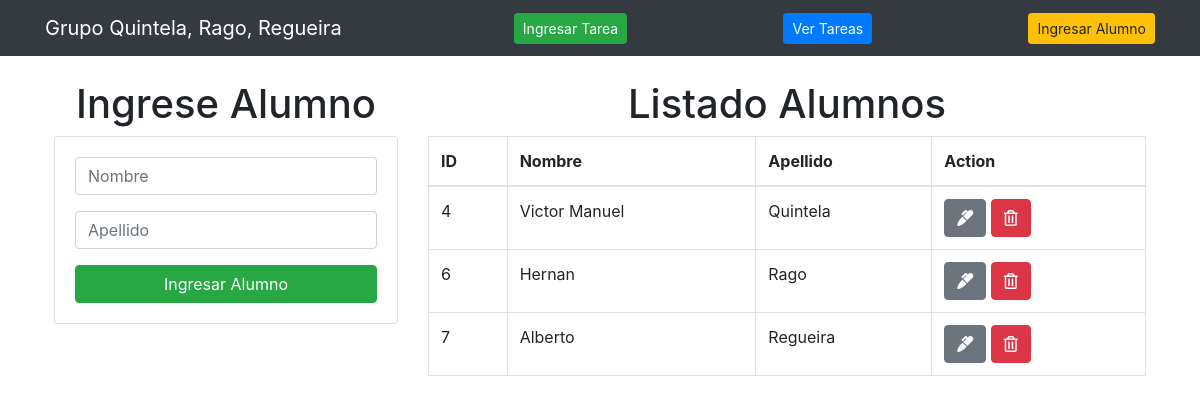
/alumnos.php, run on the app's committed database.
### tables this page shows
CREATE TABLE `alumno` (
  `id` int(11) NOT NULL,
  `nombre` varchar(50) NOT NULL,
  `apellido` varchar(100) NOT NULL
);

### alumnos.php (the view, shortened to what this page needs)
<?php include("db.php"); ?>
<?php include('includes/header.php'); ?>
<main class="container p-4">
  <div class="row">
    <div class="col-md-4">
      <h1 class="text-center">Ingrese Alumno</h1>
      <div class="card card-body">
        <form action="save_alumno.php" method="POST">
          <div class="form-group">
            <input type="text" name="nombre" class="form-control" placeholder="Nombre" autofocus>
          </div>
          <div class="form-group">
            <input name="apellido" type="text" class="form-control" placeholder="Apellido"/>
          </div>
          <input type="submit" name="save_alumno" class="btn btn-success btn-block" value="Ingresar Alumno">
        </form>
      </div>
    </div>
    <div class="col-md-8">
    <h1 class="text-center">Listado Alumnos</h1>
      <table class="table table-bordered">
        <thead>
          <tr>
            <th>ID</th>
            <th>Nombre</th>
            <th>Apellido</th>
            <th>Action</th>
          </tr>
        </thead>
        <tbody>
          <?php
          $query = "SELECT * FROM alumno";
          $result_tasks = mysqli_query($conn, $query);
          while($row = mysqli_fetch_assoc($result_tasks)) { ?>
          <tr>
            <td><?php echo $row['id']; ?></td>
            <td><?php echo $row['nombre']; ?></td>
            <td><?php echo $row['apellido']; ?></td>
            <td>
              <a href="edit_alumno.php?id=<?php echo $row['id']?>" class="btn btn-secondary">
                <i class="fas fa-marker"></i>
              </a>
              <a href="delete_alumno.php?id=<?php echo $row['id']?>" class="btn btn-danger">
                <i class="far fa-trash-alt"></i>
              </a>
            </td>
          </tr>
          <?php } ?>
        </tbody>
      </table>
    </div>
  </div>
</main>
<?php include('includes/footer.php'); ?>

### data on the page
alumno: id "4", nombre "Victor Manuel", apellido "Quintela"
alumno: id "6", nombre "Hernan", apellido "Rago"
alumno: id "7", nombre "Alberto", apellido "Regueira"
